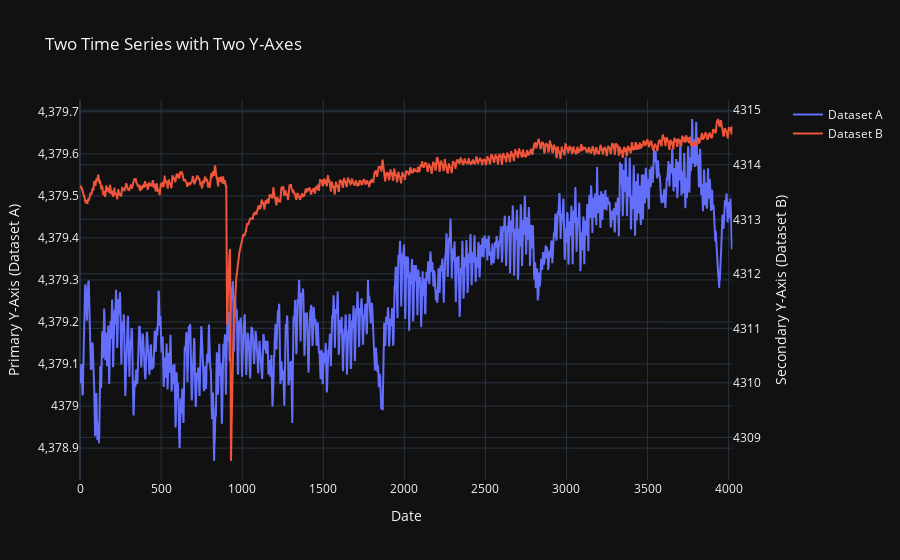

Notebook source saved alongside this figure:
### Code cell
# Create a figure with secondary y-axis enabled
fig = make_subplots(specs=[[{"secondary_y": True}]])

# Trace for the first dataset (primary y-axis)
fig.add_trace(
    go.Scatter(
        y=df[138],
        name="Dataset A",
        mode="lines"
    ),
    secondary_y=False
)

# Trace for the second dataset (secondary y-axis)
fig.add_trace(
    go.Scatter(
        y=df[139],
        name="Dataset B",
        mode="lines"
    ),
    secondary_y=True
)

# Update layout for titles, etc.
fig.update_layout(
    title="Two Time Series with Two Y-Axes",
    xaxis_title="Date",
    yaxis_title="Primary Y-Axis (Dataset A)",
)
fig.update_yaxes(title_text="Secondary Y-Axis (Dataset B)", secondary_y=True)

fig.show()

### Figure 1 — Plotly figure (JSON) as saved in the notebook; plotly's stock layout.template omitted (floating-point values rounded to 4 significant figures; data arrays with more than 128 entries replaced by an {"elided": "..."} marker saying what was removed)
{"data": [{"mode": "lines", "name": "Dataset A", "y": {"elided": "4024 float values"}, "type": "scatter", "xaxis": "x", "yaxis": "y"}, {"mode": "lines", "name": "Dataset B", "y": {"elided": "4024 float values"}, "type": "scatter", "xaxis": "x", "yaxis": "y2"}], "layout": {"xaxis": {"anchor": "y", "domain": [0.0, 0.94], "title": {"text": "Date"}}, "yaxis": {"anchor": "x", "domain": [0.0, 1.0], "title": {"text": "Primary Y-Axis (Dataset A)"}}, "yaxis2": {"anchor": "x", "overlaying": "y", "side": "right", "title": {"text": "Secondary Y-Axis (Dataset B)"}}, "title": {"text": "Two Time Series with Two Y-Axes"}}}
